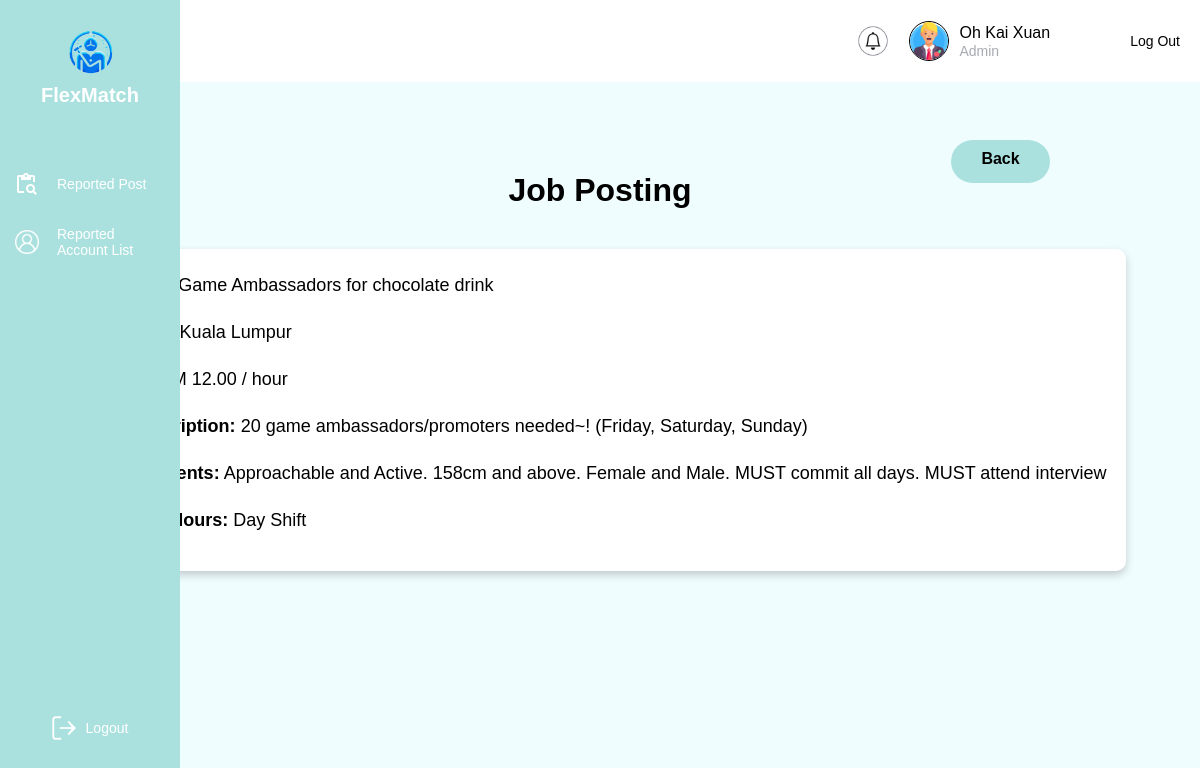
Page /Admin/viewJobPost.php?jobPostID=JP006 (signed in) on the committed database.
### tables this page shows
CREATE TABLE jobPost (
    jobPostID VARCHAR(10) PRIMARY KEY,  
    jobTitle VARCHAR(255) NOT NULL,  
    location VARCHAR(255),  
    salary DECIMAL(10, 2),  
    startDate DATE,  
    endDate DATE,  
    workingHour VARCHAR(50),  
    jobDescription TEXT,  
    jobRequirement TEXT,  
    venue VARCHAR(255),  
    language VARCHAR(255),  
    race VARCHAR(50),  
    workingTimeStart TIME,  
    workingTimeEnd TIME,  
    createTime TIMESTAMP DEFAULT CURRENT_TIMESTAMP,  
    updateTime TIMESTAMP DEFAULT CURRENT_TIMESTAMP ON UPDATE CURRENT_TIMESTAMP,  
    userID VARCHAR(10) NOT NULL,  
    FOREIGN KEY (userID) REFERENCES login(userID) ON DELETE CASCADE  
);

### Admin/viewJobPost.php (the view, shortened to what this page needs)
<!DOCTYPE html>
<html lang="en">
<head>
    <link rel="stylesheet" href="../css/admin.css">
</head>
<body>
    <?php
        include('../database/config.php');
        include('admin.php');
        $jobPostID = isset($_GET['jobPostID']) ? $_GET['jobPostID'] : '';
        $sql = "SELECT * FROM jobPost WHERE jobPostID = ?";
        $stmt = $con->prepare($sql);
        $stmt->bind_param('s', $jobPostID);
        $stmt->execute();
        $result = $stmt->get_result();
        if ($result->num_rows > 0) {
            $job = $result->fetch_assoc();
        } else {
            echo "<div class='content'><p>Job not found!</p></div>";
            exit;
        }
    ?>
    <div class="content">
        <h1>Job Posting</h1>
        <a href="reviewReport.php" class="btn-back">Back</a>
        <div class="job-details">
            <p><strong>Job Title:</strong> <?php echo htmlspecialchars($job['jobTitle']); ?></p>
            <p><strong>Location:</strong> <?php echo htmlspecialchars($job['location']); ?></p>
            <p><strong>Salary:</strong> RM <?php echo number_format($job['salary'], 2); ?> / hour</p>
            <p><strong>Job Description:</strong> <?php echo nl2br(htmlspecialchars($job['jobDescription'])); ?></p>
            <p><strong>Requirements:</strong> <?php echo nl2br(htmlspecialchars($job['jobRequirement'])); ?></p>
            <p><strong>Working Hours:</strong> <?php echo htmlspecialchars($job['workingHour']); ?></p>
        </div>
    </div>
</body>
</html>

### Admin/admin.php (shortened to what this page needs)
<?php
include '../database/config.php';
$userID = $_SESSION['userID'];
$query = $con->prepare("
    SELECT admin.fullName
    FROM admin
    INNER JOIN login ON admin.userID = login.userID
    WHERE admin.userID = ?
");
$query->bind_param("s", $userID);
$query->execute();
$result = $query->get_result();
if ($result && $result->num_rows > 0) {
    $admin = $result->fetch_assoc();
    $fullName = $admin['fullName'];
} else {
    $fullName = "Admin";
}
?>
<!DOCTYPE html>
<html lang="en">
<head>
</head>
<body>
    <div class="sidebar">
        <div class="logo-section">
            <img src="../images/FlexMatchLogo.png" alt="FlexMatch Logo" class="logo-image">
            <h1 class="logo-text">FlexMatch</h1>
        </div>
        <nav class="menu">
            <div class="menu-item">
                <img src="../images/content_paste_search.png" alt="Review Report Icon" class="menu-icon">
                <span onclick="location.href='reviewReport.php'">Reported Post</span>
            </div>
            <div class="menu-item">
                <img src="../images/reported_account.png" alt="Review Report Icon" class="menu-icon">
                <span onclick="location.href='accountIssueList.php'">Reported Account List</span>
            </div>
        </nav>
        <div class="logout" onclick="location.href='../login.html'">
            <img src="../images/vector.png" alt="Logout Icon" class="menu-icon">
            <span class="logout-text">Logout</span>
        </div>
    </div>
    <header class="header">
        <div class="header-right">
                <div class="notification-item1">
                    <img src="../images/Notification.png" alt="Notification Icon" class="notification-icon">
                </div>
            <img src="../images/Admin.png" alt="User Image" class="profile-image">
            <div class="user-info">
                <span class="user-name"><?php echo htmlspecialchars($fullName); ?></span>
                <span class="user-role">Admin</span>
            </div>
        </div>
        <span class="logout-button" onclick="location.href='../login.html'">Log Out</span>
    </header>
    <section class="content">
    </section>
</body>
</html>

### css/admin.css (style rules this page uses)
body { font-family: 'Arial', sans-serif; background-color: #F0FDFF; margin: 0; padding: 0; }
h1 { font-size: 32px; font-weight: bold; color: #000000; margin-bottom: 20px; text-align: center; }

### Admin/viewJobPost.php (style rules this page uses)
.content { display: flex; flex-direction: column; align-items: center; margin: 10px auto; padding: 20px; max-width: 1200px; }
.content h1 { font-weight: bold; }
.job-details { background-color: #fff; padding: 20px; border-radius: 10px; box-shadow: 0px 4px 8px rgba(0, 0, 0, 0.2); width: 100%; text-align: left; line-height: 2em; }
.job-details p { font-size: 18px; margin-bottom: 15px; }
.btn-back { position: absolute; top: 120px; right: 150px; width: 99px; height: 43px; margin: 20px 0; text-decoration: none; background-color: #aae1de; color: #000; font-weight: bold; padding: 10px 20px; border-radius: 50px; transition: background 0.3s ease; }

### Admin/admin.php (style rules this page uses)
* { margin: 0; padding: 0; box-sizing: border-box; font-family: Arial, sans-serif; }
body { display: flex; flex-direction: column; min-height: 100vh; background: #F0FDFF; }
.sidebar { position: fixed; width: 180px; height: 100%; background: #AAE1DE; display: flex; flex-direction: column; align-items: center; padding-top: 20px; }
.logo-section { text-align: center; margin-bottom: 30px; }
.logo-image { width: 70px; }
.logo-text { font-weight: bold; font-size: 20px; color: #FFFFFF; }
.menu { width: 100%; }
.menu-item, .logout { display: flex; align-items: center; padding: 15px; cursor: pointer; color: #FFFFFF; font-size: 14px; font-family: 'Cabin', sans-serif; font-weight: 400; gap: 18px; border-radius: 8px; }
.menu-icon { width: 24px; height: 24px; }
.logout { margin-top: auto; margin-bottom: 50px; padding: 10px 15px; cursor: pointer; font-size: 14px; color: #FFFFFF; display: flex; align-items: center; gap: 10px; }
.logout-text { color: #FFFFFF; font-size: 14px; font-family: 'Arial', sans-serif; font-weight: 400; }
.header { background: #FFFFFF; padding: 10px 20px; display: flex; justify-content: flex-end; align-items: center; position: sticky; z-index: 1000; left: 180px; top: 0; width: calc(100% - 180px) }
.header-right { display: flex; align-items: center; gap: 10px; }
.notification-icon { width: 32px; height: 32px; cursor: pointer; }
.profile-image { width: 40px; height: 40px; border-radius: 50%; border: 0.1px solid #000000; cursor: pointer; }
.user-info { display: flex; flex-direction: column; text-align: left; }
.user-name { font-weight: 500; font-size: 16px; line-height: 20px; color: #000000; }
.user-role { font-size: 14px; color: #A8AAB0; }
.logout-button { font-size: 14px; color: #000000; border: none; background: none; cursor: pointer; margin-left: 80px; transition: color 0.3s ease; }
.content { padding: 20px; text-align: center; display: flex; flex-direction: column; gap: 20px; align-items: center; justify-content: flex-start; }
.notification-item1 { display: flex; flex-direction: row; justify-content: space-between; padding: 10px; margin: 5px 0; border-radius: 8px; }

### rows in the picture
jobpost: jobTitle "Game Ambassadors for chocolate drink", location "Kuala Lumpur", salary "12.00", jobDescription "20 game ambassadors/promoters needed~! (Friday, Saturday, Sunday)", jobRequirement "Approachable and Active. 158cm and above. Female and Male. MUST commit all days. MUST attend interview", workingHour "Day Shift"

### other values in the picture
$fullName "Oh Kai Xuan"
